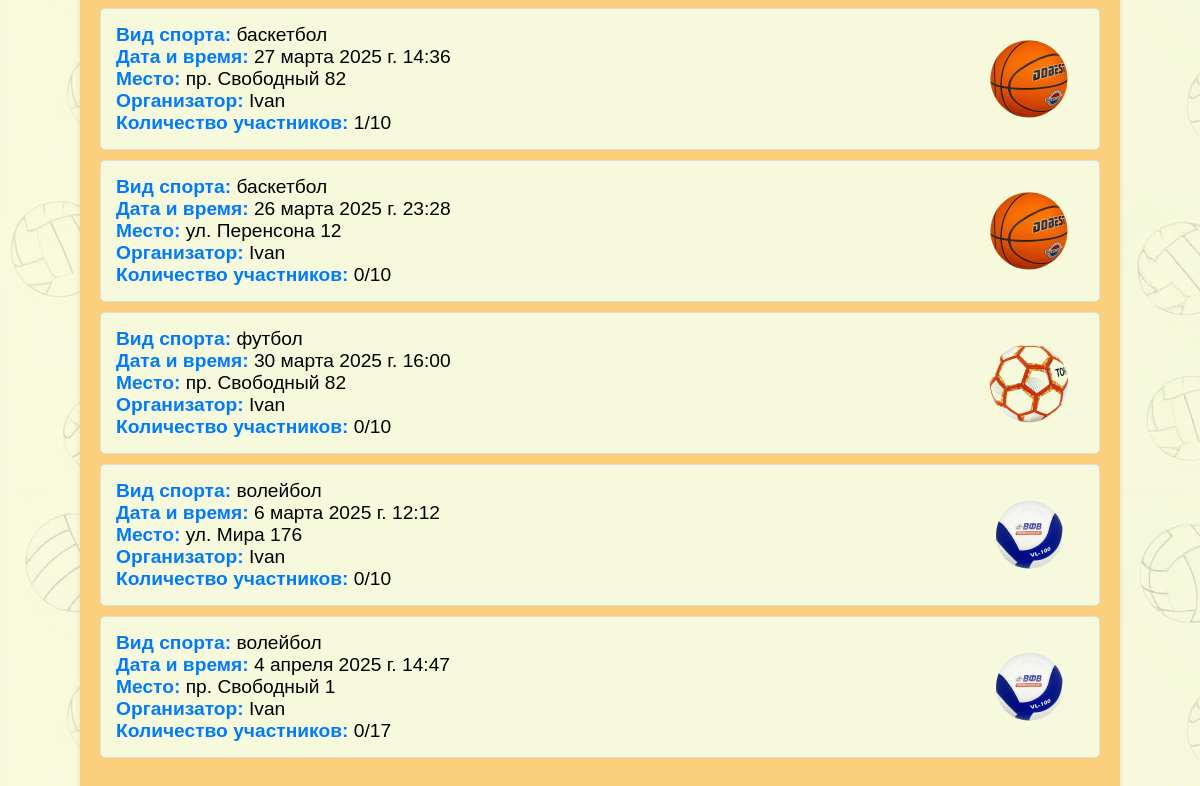
/trainings/ (signed in, lower part), run on an earlier commit of the app's database.
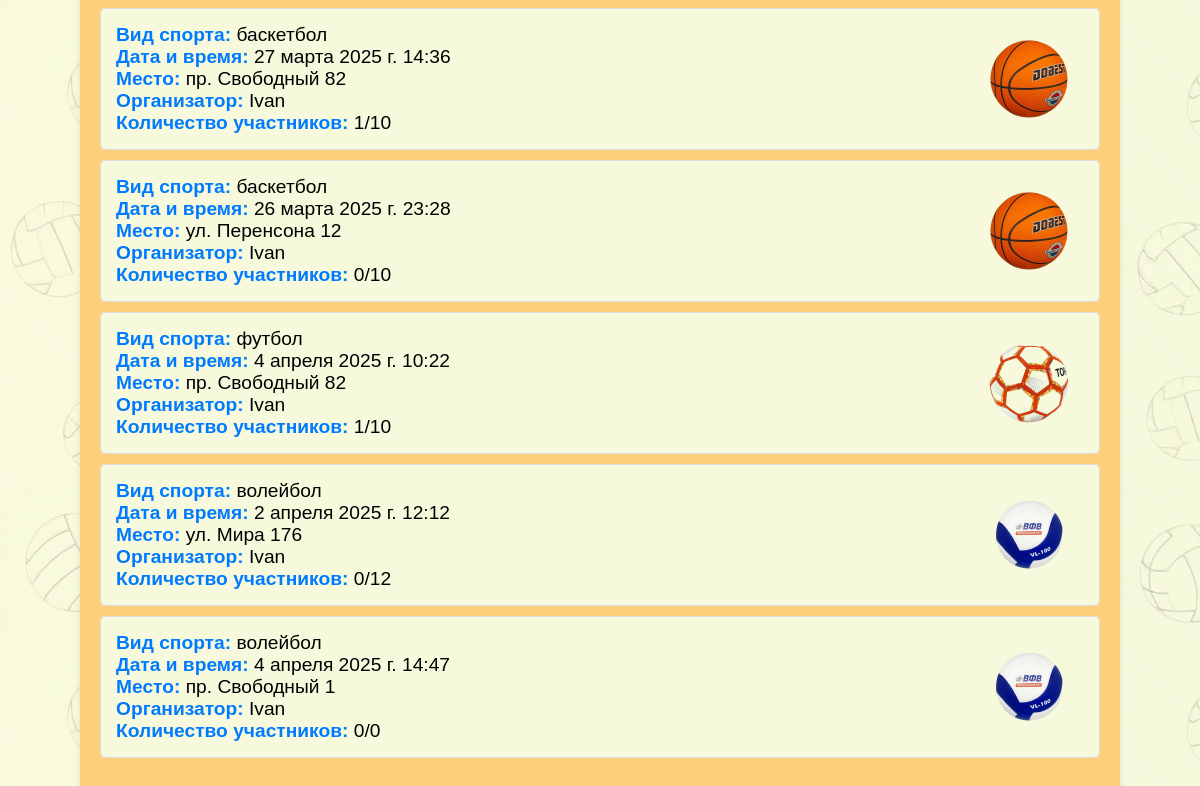
And on a later commit of the database.
### users/models.py (models this page shows, shortened)
class Training(models.Model):
    sport_type = models.CharField(max_length=100, verbose_name="Вид спорта")
    date = models.DateTimeField(verbose_name="Дата и время")
    location = models.CharField(max_length=255, verbose_name="Место")
    organizer = models.ForeignKey(User, on_delete=models.CASCADE, verbose_name="Организатор")
    description = models.TextField(blank=True, verbose_name="Описание")  # Описание тренировки
    image = models.ImageField(upload_to='training_images/', blank=True, null=True, verbose_name="Фото события")  # Фото
    max_participants = models.PositiveIntegerField(default=10, verbose_name="Максимальное количество участников")  # Лимит участников
    participants = models.ManyToManyField(User, related_name="trainings", blank=True)  # Записавшиеся

class User(AbstractUser):
    email = models.EmailField(unique=True)

### users/views.py (the view)
# urls.py: path('trainings/', views.training_list, name='training_list'),
@login_required
def training_list(request):
    trainings = Training.objects.all()
    return render(request, 'training_list.html', {'trainings': trainings})

### users/templates/training_list.html (shortened to what this page needs)
{% load static %}
<!DOCTYPE html>
<html lang="ru">
<head>
    <link rel="stylesheet" href="{% static 'css/styles.css' %}">
</head>
<body>
    <div class="training-container">
        <ul class="training-list">
            {% for training in trainings %}
                <li class="training-item">
                    <a href="{% url 'training_detail' training.pk %}" class="training-link">
                        <div class="training-info">
                            <div>
                                <strong>Вид спорта:</strong> {{ training.sport_type }}<br>
                                <strong>Дата и время:</strong> {{ training.date }}<br>
                                <strong>Место:</strong> {{ training.location }}<br>
                                <strong>Организатор:</strong> {{ training.organizer.username }}<br>
                                <strong>Количество участников:</strong> {{training.participants.count}}/{{ training.max_participants }}<br>
                            </div>
                            <img src="{% static 'css/'|add:training.sport_type|add:'.png' %}" alt="Sport Icon" class="sport-icon">
                        </div>
                    </a>
                </li>
            {% endfor %}
        </ul>
    </div>
</body>
</html>

### static/css/styles.css (style rules this page uses)
body { font-family: Arial, sans-serif; background-color: #e3f6ff; background-image: url('fon.png'); margin: 0; padding: 20px; }
img { width: 90%; height: 90%; object-fit: contain; }
.training-container { max-width: 1000px; margin: 5% auto; padding: 20px; background-color: #fccf7c; border-radius: 8px; box-shadow: 0 4px 6px rgba(0, 0, 0, 0.1); }
.training-list { list-style: none; padding: 0; }
.training-item { padding: 15px; margin-bottom: 10px; border: 1px solid #ddd; border-radius: 5px; background-color: #F7F9DC; transition: background-color 0.3s ease; }
.training-item strong { color: #007bff; }
.training-info { color :black; display: flex; align-items: center; font-size: larger; justify-content: space-between; }
.sport-icon { width: 80px; height: 80px; margin-right: 15px; margin-left: 50%; }
.training-link { text-decoration: none; }

What changed in the data, as far as the page shows it:
changed Training "футбол": date "30 марта 2025 г. 16:00" → "4 апреля 2025 г. 10:22"; participants.count "0" → "1"
changed Training "ул. Мира 176": date "6 марта 2025 г. 12:12" → "2 апреля 2025 г. 12:12"; max_participants "10" → "12"
changed Training "4 апреля 2025 г. 14:47": max_participants "17" → "0"
